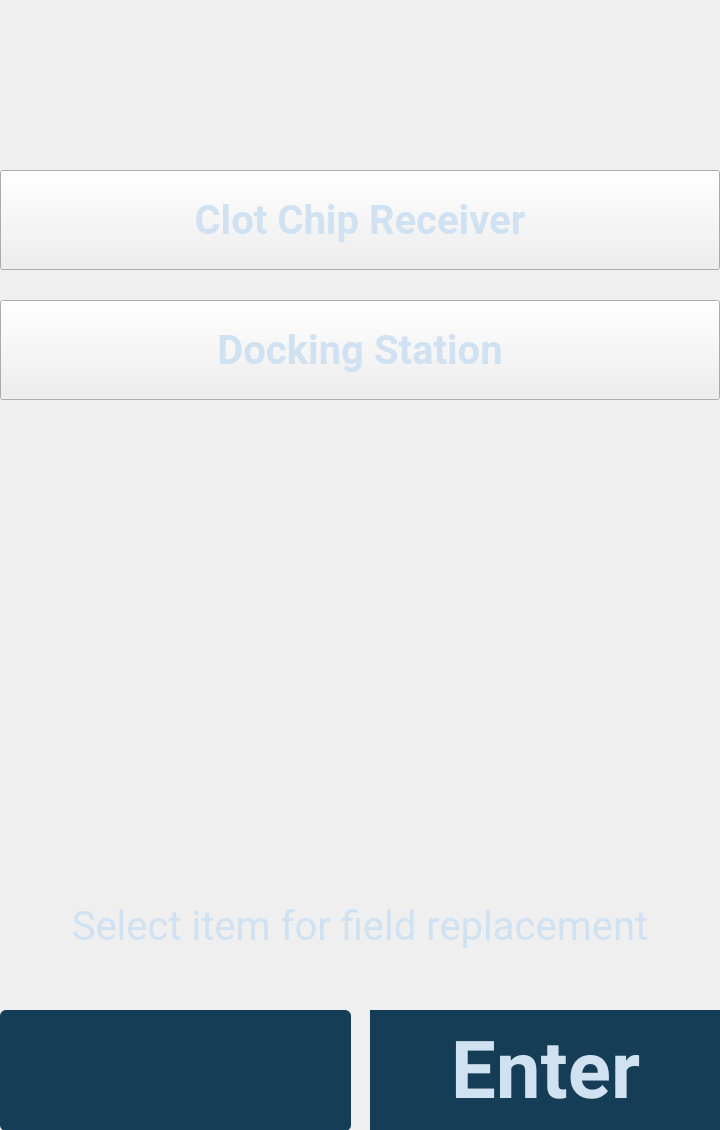
<?xml version="1.0" encoding="UTF-8"?>
<ui version="4.0">
 <class>ServiceForm</class>
 <widget class="QWidget" name="ServiceForm">
  <property name="geometry">
   <rect>
    <x>0</x>
    <y>0</y>
    <width>720</width>
    <height>1130</height>
   </rect>
  </property>
  <property name="font">
   <font>
    <family>Roboto</family>
   </font>
  </property>
  <property name="windowTitle">
   <string>Form</string>
  </property>
  <widget class="QPushButton" name="buttonBack">
   <property name="geometry">
    <rect>
     <x>0</x>
     <y>1010</y>
     <width>351</width>
     <height>121</height>
    </rect>
   </property>
   <property name="font">
    <font>
     <family>Roboto</family>
    </font>
   </property>
   <property name="styleSheet">
    <string notr="true">border-radius: 6px;
background-color: rgb(22,61,86);
color: rgb(208,225,241)</string>
   </property>
   <property name="text">
    <string/>
   </property>
   <property name="icon">
    <iconset resource="resources.qrc">
     <normaloff>:/Images/XatekUI_BackArrow.png</normaloff>:/Images/XatekUI_BackArrow.png</iconset>
   </property>
   <property name="iconSize">
    <size>
     <width>73</width>
     <height>62</height>
    </size>
   </property>
  </widget>
  <widget class="QPushButton" name="buttonServiceRcr">
   <property name="geometry">
    <rect>
     <x>0</x>
     <y>170</y>
     <width>720</width>
     <height>100</height>
    </rect>
   </property>
   <property name="font">
    <font>
     <family>Roboto</family>
     <pointsize>30</pointsize>
     <weight>75</weight>
     <bold>true</bold>
    </font>
   </property>
   <property name="styleSheet">
    <string notr="true">color: rgb(208,225,241);</string>
   </property>
   <property name="text">
    <string>Clot Chip Receiver</string>
   </property>
  </widget>
  <widget class="QPushButton" name="buttonServiceDockingStation">
   <property name="geometry">
    <rect>
     <x>0</x>
     <y>300</y>
     <width>720</width>
     <height>100</height>
    </rect>
   </property>
   <property name="font">
    <font>
     <family>Roboto</family>
     <pointsize>30</pointsize>
     <weight>75</weight>
     <bold>true</bold>
    </font>
   </property>
   <property name="styleSheet">
    <string notr="true">color: rgb(208,225,241);</string>
   </property>
   <property name="text">
    <string>Docking Station</string>
   </property>
  </widget>
  <widget class="QLabel" name="labelHeading">
   <property name="geometry">
    <rect>
     <x>0</x>
     <y>900</y>
     <width>720</width>
     <height>51</height>
    </rect>
   </property>
   <property name="font">
    <font>
     <family>Roboto</family>
     <pointsize>30</pointsize>
     <weight>50</weight>
     <bold>false</bold>
    </font>
   </property>
   <property name="styleSheet">
    <string notr="true">color: rgb(208,225,241);</string>
   </property>
   <property name="text">
    <string>Select item for field replacement</string>
   </property>
   <property name="alignment">
    <set>Qt::AlignCenter</set>
   </property>
  </widget>
  <widget class="QPushButton" name="buttonEnter">
   <property name="geometry">
    <rect>
     <x>370</x>
     <y>1010</y>
     <width>351</width>
     <height>121</height>
    </rect>
   </property>
   <property name="font">
    <font>
     <family>Roboto</family>
     <pointsize>60</pointsize>
     <weight>75</weight>
     <bold>true</bold>
    </font>
   </property>
   <property name="styleSheet">
    <string notr="true">border-radius: 70%;
background-color: rgb(22,61,86);
color: rgb(208,225,241)</string>
   </property>
   <property name="text">
    <string>Enter</string>
   </property>
   <property name="iconSize">
    <size>
     <width>170</width>
     <height>86</height>
    </size>
   </property>
  </widget>
 </widget>
 <resources>
  <include location="resources.qrc"/>
 </resources>
 <connections/>
</ui>
